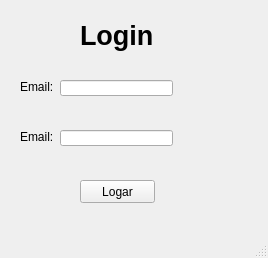
<?xml version="1.0" encoding="UTF-8"?>
<ui version="4.0">
 <class>MainWindow</class>
 <widget class="QMainWindow" name="MainWindow">
  <property name="geometry">
   <rect>
    <x>0</x>
    <y>0</y>
    <width>268</width>
    <height>258</height>
   </rect>
  </property>
  <property name="windowTitle">
   <string>MainWindow</string>
  </property>
  <widget class="QWidget" name="centralwidget">
   <widget class="QPushButton" name="pushButton">
    <property name="geometry">
     <rect>
      <x>80</x>
      <y>180</y>
      <width>75</width>
      <height>23</height>
     </rect>
    </property>
    <property name="text">
     <string>Logar</string>
    </property>
   </widget>
   <widget class="QLabel" name="label">
    <property name="geometry">
     <rect>
      <x>20</x>
      <y>80</y>
      <width>47</width>
      <height>13</height>
     </rect>
    </property>
    <property name="text">
     <string>Email:</string>
    </property>
   </widget>
   <widget class="QLabel" name="label_2">
    <property name="geometry">
     <rect>
      <x>20</x>
      <y>130</y>
      <width>47</width>
      <height>13</height>
     </rect>
    </property>
    <property name="text">
     <string>Email:</string>
    </property>
   </widget>
   <widget class="QLabel" name="label_3">
    <property name="geometry">
     <rect>
      <x>80</x>
      <y>20</y>
      <width>81</width>
      <height>31</height>
     </rect>
    </property>
    <property name="font">
     <font>
      <pointsize>20</pointsize>
      <weight>75</weight>
      <bold>true</bold>
     </font>
    </property>
    <property name="text">
     <string>Login</string>
    </property>
   </widget>
   <widget class="QLineEdit" name="lineEdit">
    <property name="geometry">
     <rect>
      <x>60</x>
      <y>80</y>
      <width>113</width>
      <height>16</height>
     </rect>
    </property>
   </widget>
   <widget class="QLineEdit" name="lineEdit_2">
    <property name="geometry">
     <rect>
      <x>60</x>
      <y>130</y>
      <width>113</width>
      <height>16</height>
     </rect>
    </property>
   </widget>
  </widget>
  <widget class="QMenuBar" name="menubar">
   <property name="geometry">
    <rect>
     <x>0</x>
     <y>0</y>
     <width>268</width>
     <height>21</height>
    </rect>
   </property>
  </widget>
  <widget class="QStatusBar" name="statusbar"/>
 </widget>
 <resources/>
 <connections/>
</ui>
